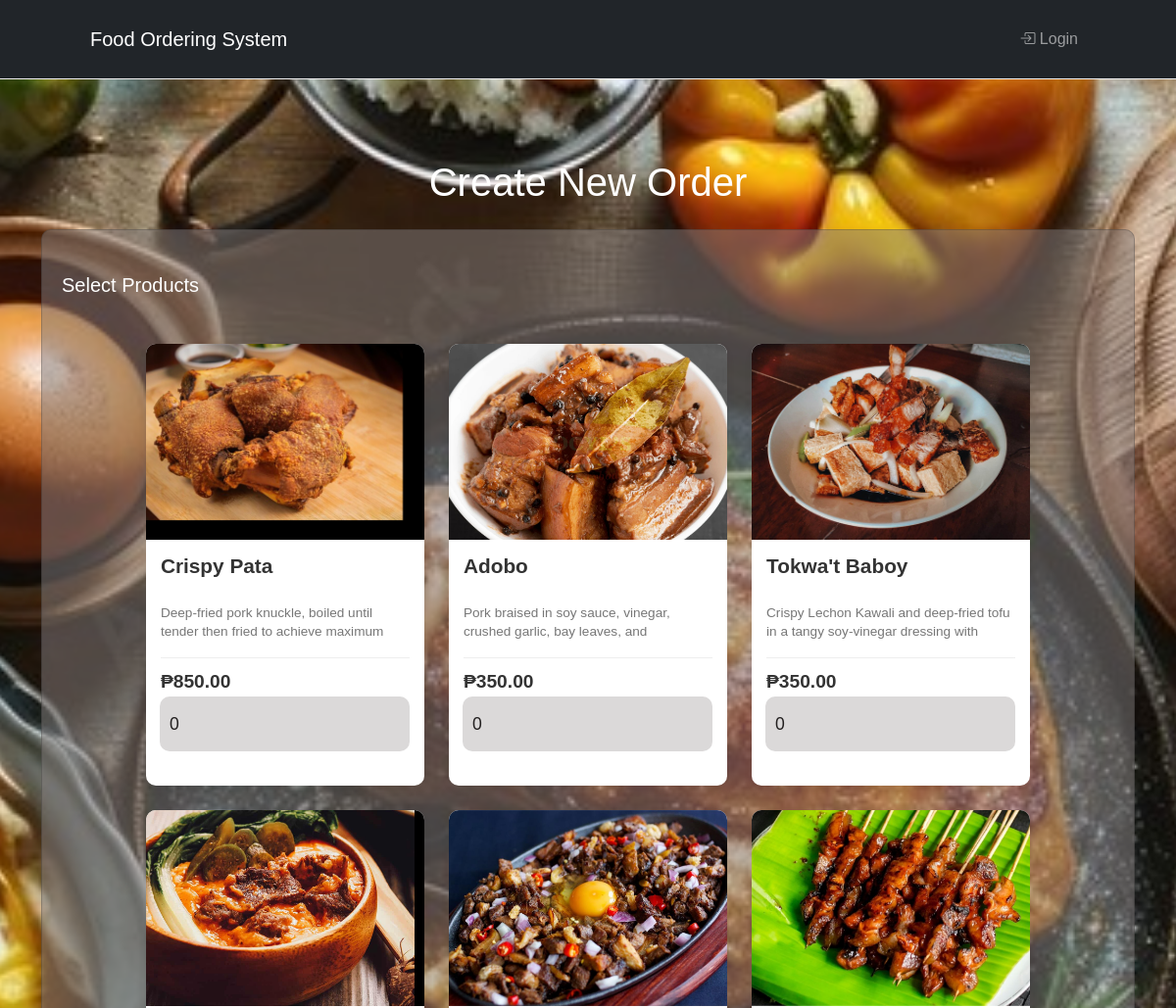
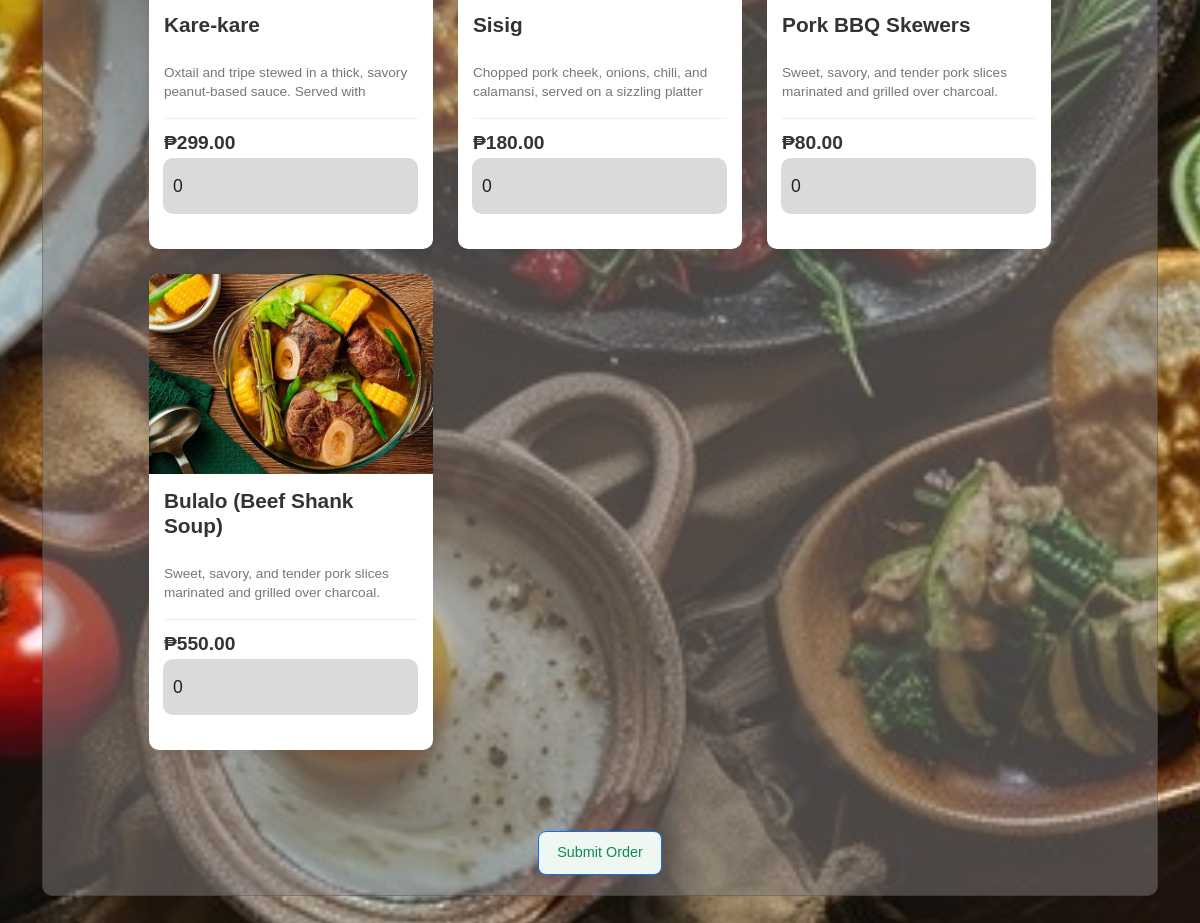
Screenshot of /add_order/customer with the database file from the repository (2 pictures, top to bottom).
### tables this page shows
CREATE TABLE products (
                id INTEGER PRIMARY KEY AUTOINCREMENT,
                name TEXT NOT NULL,
                description TEXT NOT NULL,
                price REAL NOT NULL,
                image_url TEXT
            );

### app.py (the view, shortened to what this page needs)
@app.route("/add_order/customer", methods=["GET", "POST"])
def add_order_customer():
    conn = sqlite3.connect(DB_NAME)
    c = conn.cursor()
    c.execute("SELECT * FROM products")
    products = c.fetchall()
    conn.close()
    return render_template("add_order_customer.html", products=products)

### templates/add_order_customer.html (shortened to what this page needs)
{% extends "base.html" %}
{% block content %}
<div class="container mt-5 mb-5">
  <h1 style="text-align: center; color: #fff;" class="mb-4">Create New Order</h1>
  <form id="orderForm" class="card" method="POST" action="{{ url_for('add_order_customer') }}" class="p-4 bg-white rounded shadow-sm">
    <h5 class="mt-4">Select Products</h5>
    <div class="menu-grid-container">
      {% for product in products %}
        <div class="menu-item">
          <div class="item-header">
            <img src="{{ url_for('static', filename='img/' + product[4]) }}" alt="{{ product[1] }}">
          </div>
          <div class="item-body">
            <h3>{{ product[1] }}</h3>
            <p class="description">
              {{ product[2] }}
            </p>
            <div class="item-footer">
              <span class="price">₱{{ "%.2f"|format(product[3]) }}</span>
            </div>
            <div class="input-group">
              <input type="number" name="quantity[]" min="0" value="0" class="form-control" placeholder="Qty">
            </div>
          </div>
        </div>
      {% endfor %}
    </div>
    <center>
      <button type="submit" class="btn btn-primary mt-3">Submit Order</button>
    </center>
  </form>
</div>
{% endblock %}

### static/style.css (style rules this page uses)
body { margin: 0; font-family: Arial, sans-serif; display: flex; justify-content: center; align-items: center; min-height: 100vh; background-image: url('img/background.jpg'); background-size: cover; background-position: center; background-repeat: no-repeat; background-attachment: fixed; color: #fff; / }
.card { background-color: rgba(131, 126, 126, 0.5); padding: 20px; color: white; border-radius: 10px; }
.input-group { margin-bottom: 20px; }
.input-group input { width: calc(100% - 20px); padding: 15px 10px; border: none; background: rgba(107, 95, 95, 0.238); border-radius: 10px; border-top-left-radius: 10px !important; border-bottom-left-radius: 10px !important; color: #232020; font-size: 1.1em; outline: none; transition: background 0.3s ease; }
.input-group input::placeholder { color: rgba(31, 9, 9, 0.7); }
p { margin-top: 25px; font-size: 1em; }
* { margin: 0; padding: 0; box-sizing: border-box; }
body { font-family: 'Poppins', sans-serif; display: flex; flex-direction: column; align-items: center; color: #333; width: 100%; }
.menu-grid-container { display: grid; grid-template-columns: repeat(3, 1fr); grid-template-rows: repeat(4, auto); gap: 25px; padding: 40px 8%; width: 100%; justify-items: center; }
.menu-item { background-color: #ffffff; border-radius: 10px; box-shadow: 0 4px 10px rgba(0, 0, 0, 0.05); overflow: hidden; width: 100%; max-width: 300px; transition: transform 0.2s; }
.item-header { position: relative; line-height: 0; }
.menu-item img { width: 100%; height: 200px; object-fit: cover; }
.item-body { padding: 15px; }
.item-body h3 { font-size: 1.3em; font-weight: 600; color: #333; margin-bottom: 5px; }
.description { font-size: 0.85em; color: #777; margin-bottom: 15px; line-height: 1.4; height: 40px; overflow: hidden; }
.item-footer { display: flex; justify-content: space-between; align-items: center; padding-top: 10px; border-top: 1px solid #eee; }
.price { font-size: 1.2em; font-weight: bold; color: #333; }
body::before { content: ""; display: block; height: 90px; }
.btn { background: #eef7f1; padding: 10px 18px; border-radius: 8px; font-size: 0.9em; color: #0c8b55; display: block; align-items: center; gap: 8px; font-weight: 500; }

### rows the page displays
products: image_url (picture), name "Crispy Pata", description "Deep-fried pork knuckle, boiled until tender then fried to achieve maximum…", price "850.00"
products: image_url (picture), name "Adobo", description "Pork braised in soy sauce, vinegar, crushed garlic, bay leaves, and…", price "350.00"
products: image_url (picture), name "Tokwa't Baboy", description "Crispy Lechon Kawali and deep-fried tofu in a tangy soy-vinegar dressing with…", price "350.00"
products: image_url (picture), name "Kare-kare", description "Oxtail and tripe stewed in a thick, savory peanut-based sauce. Served with…", price "299.00"
products: image_url (picture), name "Sisig", description "Chopped pork cheek, onions, chili, and calamansi, served on a sizzling platter…", price "180.00"
products: image_url (picture), name "Pork BBQ Skewers", description "Sweet, savory, and tender pork slices marinated and grilled over charcoal.…", price "80.00"
products: image_url (picture), name "Bulalo (Beef Shank Soup)", description "Sweet, savory, and tender pork slices marinated and grilled over charcoal.…", price "550.00"
